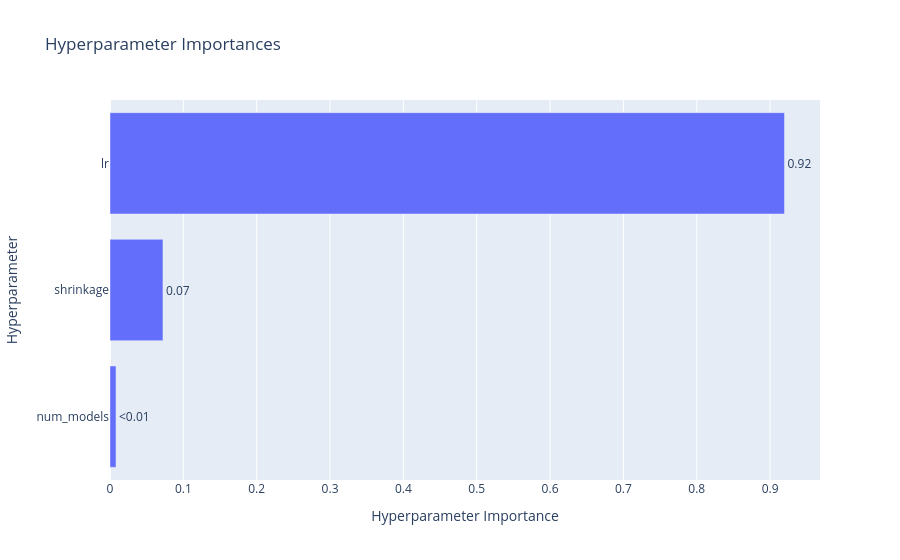

Notebook code cell kept with this figure:
### Code cell
# 绘制参数重要性（看看是 num_models 重要还是 shrinkage 重要）
optuna.visualization.plot_param_importances(study)

### Figure 1 — Plotly figure (JSON) as saved in the notebook; plotly's stock layout.template omitted (floating-point values rounded to 4 significant figures)
{"data": [{"cliponaxis": false, "hovertemplate": ["num_models (IntDistribution): 0.008153717224305563<extra></extra>", "shrinkage (FloatDistribution): 0.07219638480516848<extra></extra>", "lr (FloatDistribution): 0.919649897970526<extra></extra>"], "name": "Objective Value", "orientation": "h", "text": ["<0.01", "0.07", "0.92"], "textposition": "outside", "type": "bar", "x": [0.008154, 0.0722, 0.9196], "y": ["num_models", "shrinkage", "lr"]}], "layout": {"title": {"text": "Hyperparameter Importances"}, "xaxis": {"title": {"text": "Hyperparameter Importance"}}, "yaxis": {"title": {"text": "Hyperparameter"}}}}
